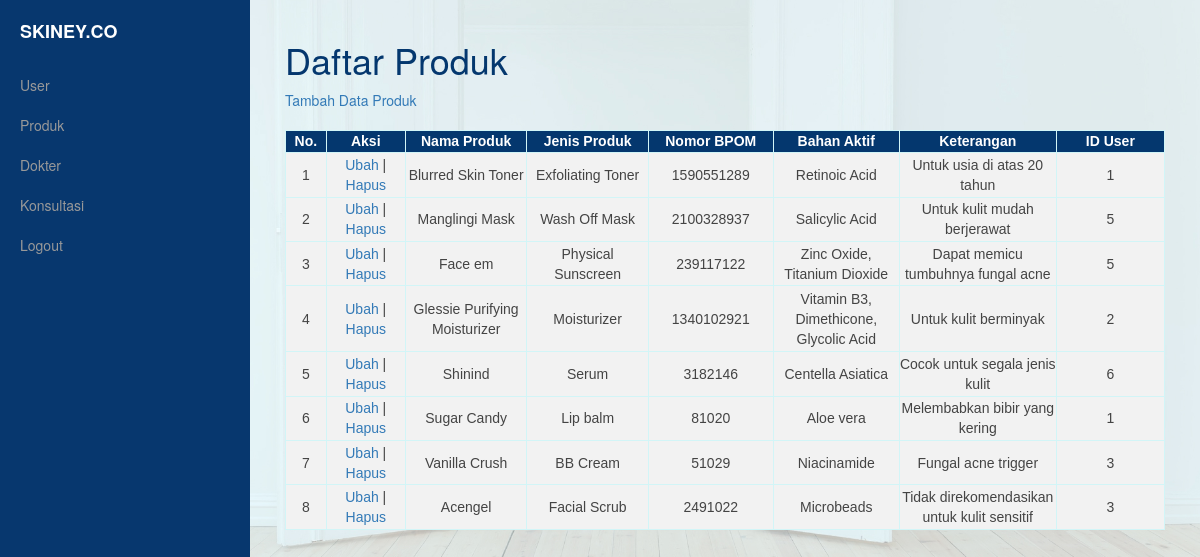
The page /produk/daftar_produk.php on the database its author committed.
### tables this page shows
CREATE TABLE `produk` (
  `id` int(4) NOT NULL,
  `nama_produk` varchar(50) NOT NULL,
  `jenis_produk` varchar(50) NOT NULL,
  `no_bpom` int(12) NOT NULL,
  `bahan_aktif` varchar(80) NOT NULL,
  `keterangan` varchar(200) DEFAULT NULL,
  `id_user` int(11) NOT NULL
);

### functions.php (called while the page is built, shortened)
<?php
$koneksi = mysqli_connect("localhost", "root", "", "joco");
function query($query) {
    global $koneksi;
    $result = mysqli_query($koneksi, $query);
    $rows = [];
    while( $row = mysqli_fetch_assoc($result) ) {
        $rows[] = $row;
    }
    return $rows;
}
?>

### produk/daftar_produk.php (the view, shortened to what this page needs)
<?php
require 'C:/xampp/htdocs/jo&co-web/functions.php';
$produk = query("SELECT * FROM produk");
?>
<!DOCTYPE html>
<html lang="en">
<head>
    <link href="css/bootstrap.min.css" rel="stylesheet">
    <link href="css/simple-sidebar.css" rel="stylesheet">
</head>
<body>
    <div id="wrapper">
        <div id="sidebar-wrapper">
            <ul class="sidebar-nav">
                <li class="sidebar-brand">
                    <a href="../dashboard.php">
                        <b> SKINEY.CO </b>
                    </a>
                </li>
                <li>
                    <a href="../data_user/daftar_user.php">User</a>
                </li>
                <li>
                    <a href="../produk/daftar_produk.php">Produk</a>
                </li>
                <li>
                    <a href="../dokter/daftar_dokter.php">Dokter</a>
                </li>
                <li>
                    <a href="../konsultasi/daftar_konsultasi.php">Konsultasi</a>
                </li>
                <li>
                <a href="../logout.php" onclick="return confirm('Apakah Anda yakin ingin keluar?');"> Logout </a>
                </li>
            </ul>
        </div>
        <div id="page-content-wrapper">
            <div class="container-fluid">
                <div class="row">
                    <div class="col-lg-12">
                        <h1 class="warnakita"> Daftar Produk</h1>
                        <a href="tambah_produk.php"> Tambah Data Produk </a>
                        <br><br>
                        <table class="table1" border="1">
                            <tr>
                                <th width="50px"> <center> <b> No. </b> </center> </th>
                                <th width="100px"> <center> <b> Aksi </b> </center> </th>
                                <th width="150px"> <center> <b> Nama Produk </b> </center> </th>
                                <th width="150px"> <center> <b> Jenis Produk </b> </center> </th>
                                <th width="150px"> <center> <b> Nomor BPOM </b> </center> </th>
                                <th width="150px"> <center> <b> Bahan Aktif </b> </center> </th>
                                <th width="180px"> <center> <b> Keterangan </b> </center> </th>
                                <th width="150px"> <center> <b> ID User </b> </center> </th>
                            </tr>
                            <?php $i = 1; ?>
                            <?php foreach($produk as $row) : ?>
                            <tr>
                                <td> <?= $i ?> </td>
                                <td>
                                    <a href="ubah_produk.php?id=<?= $row["id"]; ?>"> Ubah </a> |
                                    <a href="hapus_produk.php?id=<?= $row["id"]; ?>"
                                    onclick="return confirm('Apakah Anda yakin ingin menghapus data ini?');"> Hapus </a>
                                </td>
                                <td> <?= $row["nama_produk"]; ?> </td>
                                <td> <?= $row["jenis_produk"]; ?> </td>
                                <td> <?= $row["no_bpom"]; ?> </td>
                                <td> <?= $row["bahan_aktif"] ?> </td>
                                <td> <?= $row["keterangan"] ?> </td>
                                <td> <?= $row["id_user"] ?> </td>
                            </tr>
                            <?php $i++; ?>
                            <?php endforeach; ?>
</table>
                    </div>
                </div>
            </div>
        </div>
    </div>
</body>
</html>

### produk/css/simple-sidebar.css (style rules this page uses)
#wrapper { padding-left: 0; -webkit-transition: all 0.5s ease; -moz-transition: all 0.5s ease; -o-transition: all 0.5s ease; transition: all 0.5s ease; }
#sidebar-wrapper { z-index: 1000; position: fixed; left: 250px; width: 0; height: 100%; margin-left: -250px; overflow-y: auto; background: rgb(7, 55, 110); -webkit-transition: all 0.5s ease; -moz-transition: all 0.5s ease; -o-transition: all 0.5s ease; transition: all 0.5s ease; }
#page-content-wrapper { width: 100%; padding: 15px; }
.sidebar-nav { position: absolute; top: 0; width: 250px; margin: 0; padding: 0; list-style: none; }
.sidebar-nav li { text-indent: 20px; line-height: 40px; }
.sidebar-nav li a { display: block; text-decoration: none; color: #999999; }
.sidebar-nav > .sidebar-brand { height: 65px; font-size: 18px; line-height: 60px; }
.sidebar-nav > .sidebar-brand a { color: #999999; }
@media (min-width:768px) { #wrapper { padding-left: 250px; } }
@media (min-width:768px) { #sidebar-wrapper { width: 250px; } }
@media (min-width:768px) { #page-content-wrapper { padding: 20px; } }

### produk/daftar_produk.php (style rules this page uses)
.warnakita { color: #04376e; }
body { font-family: sans-serif; background: url('../bg.jpg'); background-position: center; background-size: cover; height: auto; transition: all .5s; }
.table1 { font-family: sans-serif; color: #444; border-collapse: collapse; height: 400px; border: 1px solid #D2f5f7; }
.table1 tr th { background: #04376e; color: #fff; font-weight: normal; }
.table1, th, td { padding: 8px 20px; text-align: center; background-color: #f2f2f2; }
.table1 tr:nth-child(even) { background-color: #f2f2f2; }

### rows shown on the page
produk: nama_produk "Blurred Skin Toner", jenis_produk "Exfoliating Toner", no_bpom "1590551289", bahan_aktif "Retinoic Acid", keterangan "Untuk usia di atas 20 tahun", id_user "1"
produk: nama_produk "Manglingi Mask", jenis_produk "Wash Off Mask", no_bpom "2100328937", bahan_aktif "Salicylic Acid", keterangan "Untuk kulit mudah berjerawat", id_user "5"
produk: nama_produk "Face em", jenis_produk "Physical Sunscreen", no_bpom "239117122", bahan_aktif "Zinc Oxide, Titanium Dioxide", keterangan "Dapat memicu tumbuhnya fungal acne", id_user "5"
produk: nama_produk "Glessie Purifying Moisturizer", jenis_produk "Moisturizer", no_bpom "1340102921", bahan_aktif "Vitamin B3, Dimethicone, Glycolic Acid", keterangan "Untuk kulit berminyak", id_user "2"
produk: nama_produk "Shinind", jenis_produk "Serum", no_bpom "3182146", bahan_aktif "Centella Asiatica", keterangan "Cocok untuk segala jenis kulit", id_user "6"
produk: nama_produk "Sugar Candy", jenis_produk "Lip balm", no_bpom "81020", bahan_aktif "Aloe vera", keterangan "Melembabkan bibir yang kering", id_user "1"
produk: nama_produk "Vanilla Crush", jenis_produk "BB Cream", no_bpom "51029", bahan_aktif "Niacinamide", keterangan "Fungal acne trigger", id_user "3"
produk: nama_produk "Acengel", jenis_produk "Facial Scrub", no_bpom "2491022", bahan_aktif "Microbeads", keterangan "Tidak direkomendasikan untuk kulit sensitif", id_user "3"
